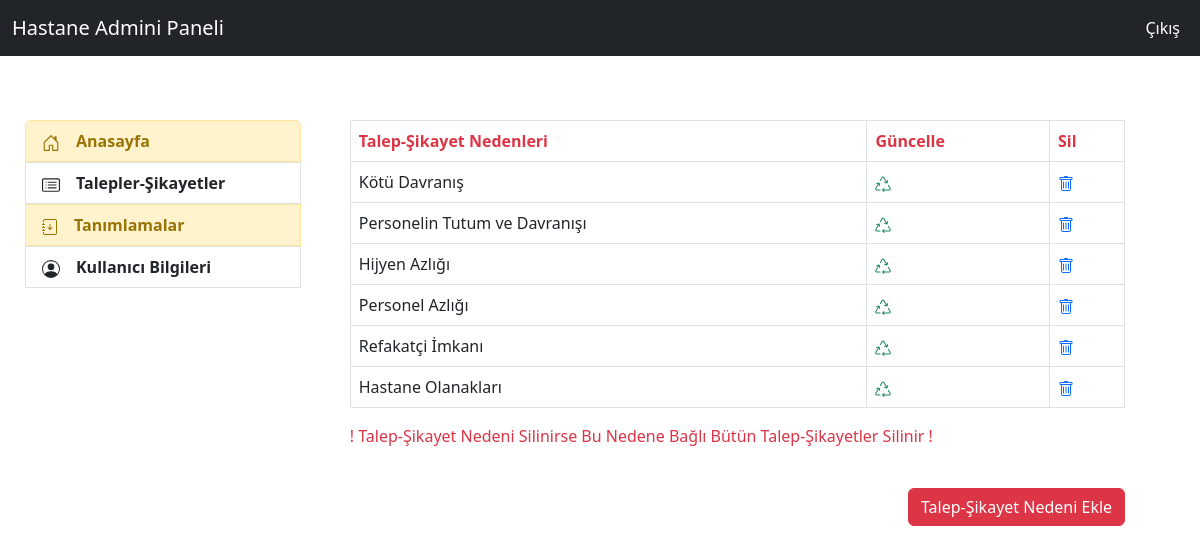
/feedbacks/feedback_reason (signed in), run on the app's committed database.
### feedback/models.py (models this page shows)
class FeedbackReason(models.Model):
    idcompany= models.ForeignKey(Company,on_delete=models.CASCADE,verbose_name="f_reason_company")
    name = models.CharField(max_length=35,verbose_name="Talep-Şikayet Nedeni Adı")
    status = models.CharField(max_length=6,verbose_name="Durum",choices=status_choices)
    def __str__(self):
        return self.name

### feedback/views.py (the view)
# urls.py: path('feedback_reason',views.feedback_reason,name="feedback_reason"),
@login_required(login_url="user:login")
def feedback_reason(request):
    k_user = request.user
    d_user = UserAddProfile.objects.filter(user=k_user).first()
    company_id = d_user.user_company
    reason_all = FeedbackReason.objects.filter(idcompany=company_id)
    form_reason = FeedbackReasonForm(request.POST or None)
    context={
        "reason_all":reason_all,
        "form_reason":form_reason,
    }
    if form_reason.is_valid():
        f_reason = form_reason.save(commit=False)
        f_reason.idcompany = company_id
        f_reason.save()
        messages.success(request,"Talep-Şikayet Nedeni Oluşturuldu.")
        return render(request,"admin/feedback_reason.html",context)
    return render(request,"admin/feedback_reason.html",context)

### templates/admin/feedback_reason.html (shortened to what this page needs)
{% extends "admin/layout.html" %}
{% block content %}
{% load crispy_forms_tags %}
        {% if reason_all  %}
            <table class="table table-bordered">
            <thead>
                <tr>
                    <th scope="col" class="text-danger">Talep-Şikayet Nedenleri</th>
                    <th scope="col" class="text-danger">Güncelle</th>
                    <th scope="col" class="text-danger">Sil</th>
                </tr>
            </thead>
            <tbody>
                {% for reason in reason_all %}
                        <tr>
                            <td>{{reason}}</td>
                            <td><a class="text-success" href="{% url 'feedback:feedback_reason_update' reason.id %}">
                            </a></td>
                            <td><a href="{% url 'feedback:feedback_reason_delete' reason.id %}">
                            </a></td>
                        </tr>
                {% endfor %}
            </tbody>
            </table>
            <p class="text-danger">! Talep-Şikayet Nedeni Silinirse Bu Nedene Bağlı Bütün Talep-Şikayetler Silinir !</p>
            <br>
            <div class="d-flex justify-content-end ">
                <div class="col-example">
                    <button class="btn btn-danger" type="button" data-bs-toggle="collapse" data-bs-target="#collapseExampleTypeAdd" aria-expanded="false" aria-controls="collapseExample">
                    Talep-Şikayet Nedeni Ekle</button>
                </div>
            </div><br><br><br>
            <br>
     {% endif %}
{% endblock  %}

### data on the page
FeedbackReason: name "Kötü Davranış"
FeedbackReason: name "Personelin Tutum ve Davranışı"
FeedbackReason: name "Hijyen Azlığı"
FeedbackReason: name "Personel Azlığı"
FeedbackReason: name "Refakatçi İmkanı"
FeedbackReason: name "Hastane Olanakları"
